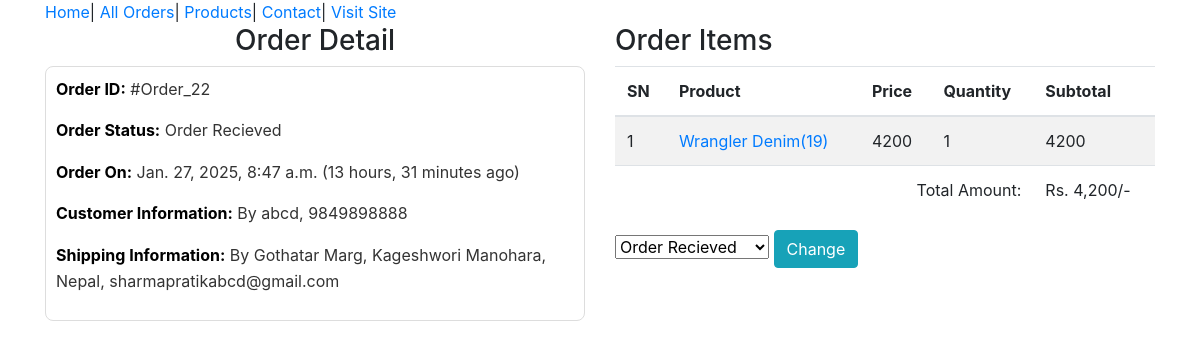
The page /admin-order/22/ (signed in) on the database its author committed.
### ecomapp/models.py (models this page shows, shortened)
class Order(models.Model):
    cart = models.OneToOneField(Cart, on_delete=models.CASCADE)
    ordered_by = models.CharField(max_length=200)
    shipping_address = models.CharField(max_length=200)
    mobile = models.CharField(max_length=10)
    email = models.EmailField(null=True, blank=True)
    subtotal = models.PositiveIntegerField()
    discount = models.PositiveIntegerField()
    total = models.PositiveIntegerField()
    order_status = models.CharField(max_length=50, choices=ORDER_STATUS)
    created_at = models.DateTimeField(auto_now_add=True)
    payment_method = models.CharField(max_length=20, choices=METHOD, default="Cash on Delivery")
    payment_completed = models.BooleanField(default=False, null=True, blank=True)

class CartProduct(models.Model):        #Products that are added to the cart.
    cart = models.ForeignKey(Cart, on_delete=models.CASCADE)
    product = models.ForeignKey(Product, on_delete=models.CASCADE)
    rate = models.PositiveIntegerField()
    quantity = models.PositiveIntegerField()
    subtotal=models.PositiveIntegerField()

class Product(models.Model):          #Products that are present from the beginning.
    title = models.CharField(max_length=200)
    slug = models.SlugField(unique=True)
    category = models.ForeignKey(Category, on_delete=models.CASCADE)
    image = models.ImageField(upload_to="products")
    marked_price = models.PositiveIntegerField()
    selling_price = models.PositiveIntegerField()
    description = models.TextField()
    warranty = models.CharField(max_length=300, null=True, blank=True)
    return_policy = models.CharField(max_length=300, null=True, blank=True)
    view_count = models.PositiveIntegerField(default=0)

### ecomapp/views.py (the view)
# urls.py: path("admin-order/<int:pk>/",AdminOrderDetailView.as_view(),name="adminorderdetail"),
class AdminOrderDetailView(AdminRequiredMixin,DetailView):
    template_name="adminpages/adminorderdetail.html"
    model=Order
    context_object_name="ord_obj"
    def get_context_data(self, **kwargs):
        context = super().get_context_data(**kwargs)
        context["allstatus"]=ORDER_STATUS
        return context

### ecomapp/views.py (called while the page is built)
    def dispatch(self, request, *args, **kwargs):
        if request.user.is_authenticated and request.session.get("admin_logged_in"):
            return super().dispatch(request, *args, **kwargs)
        else:
            return redirect("/admin-login/")

### templates/adminpages/adminorderdetail.html (shortened to what this page needs)
{% extends 'adminpages/adminbase.html' %}
{% load humanize %}
{% block content %}
<div class = "container" >
    <div class = "row" >
        <div class = "col-md-6 -mx-auto" >
            <h3 class = "text-center" > Order Detail </h3>
            <div class="customer-details">
                <p><span class="font-weight-bold">Order ID:</span> #Order_{{ ord_obj.id }}</p>
                <p><span class="font-weight-bold">Order Status:</span> {{ ord_obj.order_status }}</p>
                <p><span class="font-weight-bold">Order On:</span> {{ ord_obj.created_at }} ({{ ord_obj.created_at|timesince }} ago) </p>
                <p><span class="font-weight-bold">Customer Information:</span> By {{ ord_obj.ordered_by }}, {{ ord_obj.mobile }} </p>
                <p><span class="font-weight-bold">Shipping Information:</span> By {{ ord_obj.shipping_address }}, {{ ord_obj.email }}</p>
            </div>
        </div>
        <div class="col-md-6">
            <h3>Order Items</h3>
            <table class="table table-striped">
                <thead>
                    <tr>
                        <th>SN</th>
                        <th>Product</th>
                        <th>Price</th>
                        <th>Quantity</th>
                        <th>Subtotal</th>
                    </tr>
                </thead>
                <tbody>
                    {% for cp in ord_obj.cart.cartproduct_set.all %}
                    <tr>
                        <td>{{ forloop.counter }}</td>
                        <td><a target="_blank" href="{% url 'ecomapp:productdetail' cp.product.slug %}" >{{ cp.product.title }}({{ cp.product.id }}) </a></td>
                        <td>{{ cp.rate }}</td>
                        <td>{{ cp.quantity }}</td>
                        <td>{{ cp.subtotal }}</td>
                    </tr>
                    {% endfor %}
                    <tr>
                        <td colspan="4" class="text-right">Total Amount:</td>
                        <td>Rs. {{ ord_obj.total|intcomma }}/-</td>
                </tbody>
            </table>
            <form action="{% url 'ecomapp:adminorderstatuschange' ord_obj.id %}" method="POST">
                <select name='status'>
                    {% for i,j in allstatus %}
                    <option value="{{i}}" {% if i == ord_obj.order_status %}seleced{% endif %}>{{j}}</option>
                    {% endfor %}
                </select>
                <button class="btn btn-info">Change</button>
            </form>
        </div>
    </div>
</div>
{% endblock %}

### templates/adminpages/adminorderdetail.html (style rules this page uses)
.customer-details { border: 1px solid #ddd; border-radius: 8px; padding: 10px; margin-bottom: 20px; font-size: 16px; line-height: 1.6; color: #333; }
.customer-details .font-weight-bold { font-weight: bold; color: #000; }

### rows shown on the page
Order: id "22", order_status "Order Recieved", created_at "Jan. 27, 2025, 8:47 a.m.", created_at "13 hours, 31 minutes", ordered_by "abcd", mobile "9849898888", shipping_address "Gothatar Marg, Kageshwori Manohara, Nepal", email "sharmapratikabcd@gmail.com", total "4,200"
CartProduct: product "Wrangler Denim", product.id "19", rate "4200", quantity "1", subtotal "4200"

### other values the page prints
form field status "Order Recieved"
